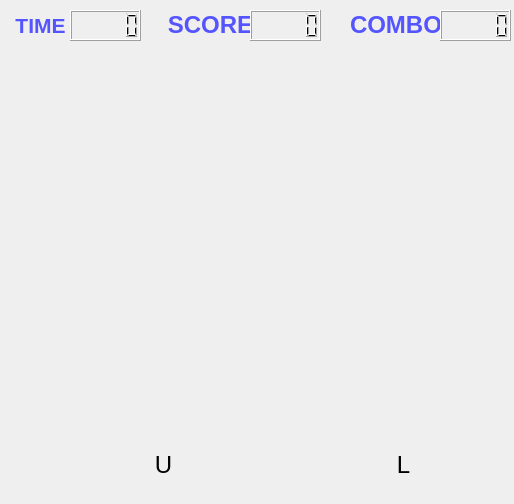
<?xml version="1.0" encoding="UTF-8"?>
<ui version="4.0">
 <class>Form</class>
 <widget class="QWidget" name="Form">
  <property name="geometry">
   <rect>
    <x>0</x>
    <y>0</y>
    <width>514</width>
    <height>504</height>
   </rect>
  </property>
  <property name="windowTitle">
   <string>Form</string>
  </property>
  <widget class="QLabel" name="back">
   <property name="geometry">
    <rect>
     <x>0</x>
     <y>40</y>
     <width>521</width>
     <height>391</height>
    </rect>
   </property>
   <property name="text">
    <string/>
   </property>
   <property name="pixmap">
    <pixmap resource="picture.qrc">:/new/prefix1/bg.png</pixmap>
   </property>
  </widget>
  <widget class="QLabel" name="hit">
   <property name="geometry">
    <rect>
     <x>10</x>
     <y>160</y>
     <width>91</width>
     <height>71</height>
    </rect>
   </property>
   <property name="text">
    <string/>
   </property>
   <property name="pixmap">
    <pixmap resource="picture.qrc">:/new/prefix1/被打.png</pixmap>
   </property>
  </widget>
  <widget class="QLabel" name="red">
   <property name="geometry">
    <rect>
     <x>80</x>
     <y>430</y>
     <width>61</width>
     <height>71</height>
    </rect>
   </property>
   <property name="text">
    <string/>
   </property>
   <property name="pixmap">
    <pixmap resource="picture.qrc">:/new/prefix1/鼓3.png</pixmap>
   </property>
  </widget>
  <widget class="QLabel" name="blue">
   <property name="geometry">
    <rect>
     <x>300</x>
     <y>430</y>
     <width>81</width>
     <height>71</height>
    </rect>
   </property>
   <property name="text">
    <string/>
   </property>
   <property name="pixmap">
    <pixmap resource="picture.qrc">:/new/prefix1/鼓4.png</pixmap>
   </property>
  </widget>
  <widget class="QLabel" name="drum">
   <property name="geometry">
    <rect>
     <x>860</x>
     <y>160</y>
     <width>61</width>
     <height>61</height>
    </rect>
   </property>
   <property name="text">
    <string/>
   </property>
   <property name="pixmap">
    <pixmap resource="picture.qrc">:/new/prefix1/鼓3.png</pixmap>
   </property>
  </widget>
  <widget class="QLabel" name="U">
   <property name="geometry">
    <rect>
     <x>140</x>
     <y>450</y>
     <width>47</width>
     <height>31</height>
    </rect>
   </property>
   <property name="text">
    <string>&lt;html&gt;&lt;head/&gt;&lt;body&gt;&lt;p align=&quot;center&quot;&gt;&lt;span style=&quot; font-size:18pt;&quot;&gt;U&lt;/span&gt;&lt;/p&gt;&lt;/body&gt;&lt;/html&gt;</string>
   </property>
  </widget>
  <widget class="QLabel" name="L">
   <property name="geometry">
    <rect>
     <x>380</x>
     <y>440</y>
     <width>47</width>
     <height>51</height>
    </rect>
   </property>
   <property name="text">
    <string>&lt;html&gt;&lt;head/&gt;&lt;body&gt;&lt;p align=&quot;center&quot;&gt;&lt;span style=&quot; font-size:18pt;&quot;&gt;L&lt;/span&gt;&lt;/p&gt;&lt;/body&gt;&lt;/html&gt;</string>
   </property>
  </widget>
  <widget class="QLabel" name="TIME">
   <property name="geometry">
    <rect>
     <x>0</x>
     <y>10</y>
     <width>81</width>
     <height>31</height>
    </rect>
   </property>
   <property name="text">
    <string>&lt;html&gt;&lt;head/&gt;&lt;body&gt;&lt;p align=&quot;center&quot;&gt;&lt;span style=&quot; font-size:16pt; font-weight:600; color:#5555ff;&quot;&gt;TIME&lt;/span&gt;&lt;/p&gt;&lt;/body&gt;&lt;/html&gt;</string>
   </property>
  </widget>
  <widget class="QLCDNumber" name="count">
   <property name="geometry">
    <rect>
     <x>70</x>
     <y>10</y>
     <width>71</width>
     <height>31</height>
    </rect>
   </property>
   <property name="digitCount">
    <number>5</number>
   </property>
  </widget>
  <widget class="QLabel" name="score">
   <property name="geometry">
    <rect>
     <x>160</x>
     <y>0</y>
     <width>101</width>
     <height>51</height>
    </rect>
   </property>
   <property name="text">
    <string>&lt;html&gt;&lt;head/&gt;&lt;body&gt;&lt;p align=&quot;center&quot;&gt;&lt;span style=&quot; font-size:18pt; font-weight:600; color:#5555ff;&quot;&gt;SCORE&lt;/span&gt;&lt;/p&gt;&lt;/body&gt;&lt;/html&gt;</string>
   </property>
  </widget>
  <widget class="QLCDNumber" name="scorcount">
   <property name="geometry">
    <rect>
     <x>250</x>
     <y>10</y>
     <width>71</width>
     <height>31</height>
    </rect>
   </property>
  </widget>
  <widget class="QLabel" name="drum2">
   <property name="geometry">
    <rect>
     <x>670</x>
     <y>160</y>
     <width>71</width>
     <height>61</height>
    </rect>
   </property>
   <property name="text">
    <string/>
   </property>
   <property name="pixmap">
    <pixmap resource="picture.qrc">:/new/prefix1/鼓4.png</pixmap>
   </property>
  </widget>
  <widget class="QLabel" name="drum3">
   <property name="geometry">
    <rect>
     <x>570</x>
     <y>140</y>
     <width>91</width>
     <height>81</height>
    </rect>
   </property>
   <property name="text">
    <string/>
   </property>
   <property name="pixmap">
    <pixmap resource="picture.qrc">:/new/prefix1/新2.png</pixmap>
   </property>
  </widget>
  <widget class="QLabel" name="drum4">
   <property name="geometry">
    <rect>
     <x>770</x>
     <y>140</y>
     <width>91</width>
     <height>81</height>
    </rect>
   </property>
   <property name="text">
    <string/>
   </property>
   <property name="pixmap">
    <pixmap resource="picture.qrc">:/new/prefix1/新鼓~.png</pixmap>
   </property>
  </widget>
  <widget class="QLabel" name="combo">
   <property name="geometry">
    <rect>
     <x>350</x>
     <y>10</y>
     <width>91</width>
     <height>31</height>
    </rect>
   </property>
   <property name="text">
    <string>&lt;html&gt;&lt;head/&gt;&lt;body&gt;&lt;p align=&quot;center&quot;&gt;&lt;span style=&quot; font-size:18pt; font-weight:600; color:#5555ff;&quot;&gt;COMBO&lt;/span&gt;&lt;/p&gt;&lt;/body&gt;&lt;/html&gt;</string>
   </property>
  </widget>
  <widget class="QLCDNumber" name="combocount">
   <property name="geometry">
    <rect>
     <x>440</x>
     <y>10</y>
     <width>71</width>
     <height>31</height>
    </rect>
   </property>
  </widget>
  <widget class="QLabel" name="drum5">
   <property name="geometry">
    <rect>
     <x>920</x>
     <y>160</y>
     <width>61</width>
     <height>61</height>
    </rect>
   </property>
   <property name="text">
    <string/>
   </property>
   <property name="pixmap">
    <pixmap resource="picture.qrc">:/new/prefix1/鼓3.png</pixmap>
   </property>
  </widget>
  <widget class="QLabel" name="drum6">
   <property name="geometry">
    <rect>
     <x>980</x>
     <y>160</y>
     <width>71</width>
     <height>61</height>
    </rect>
   </property>
   <property name="text">
    <string/>
   </property>
   <property name="pixmap">
    <pixmap resource="picture.qrc">:/new/prefix1/鼓4.png</pixmap>
   </property>
  </widget>
 </widget>
 <resources>
  <include location="picture.qrc"/>
 </resources>
 <connections/>
</ui>
